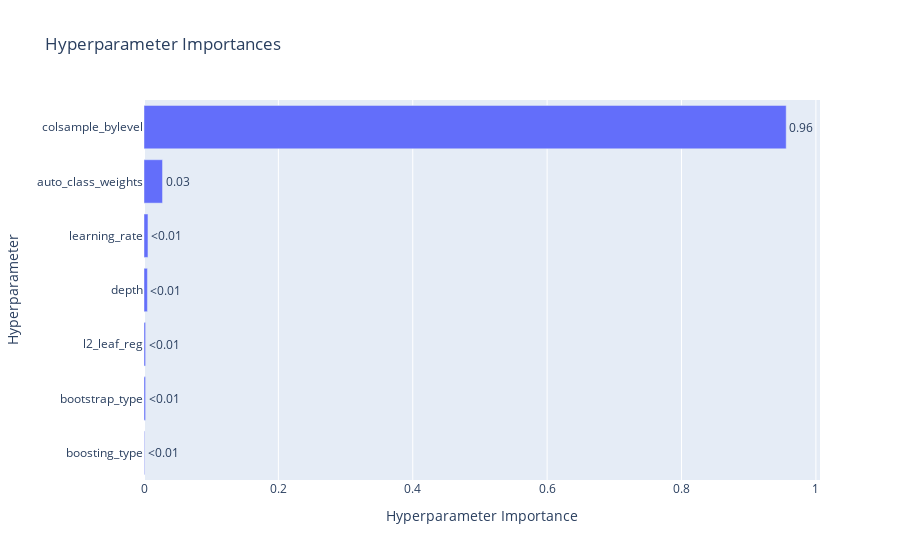

Notebook code cell kept with this figure:
### Code cell
# feature importances
optuna.visualization.plot_param_importances(study)

### Figure 1 — Plotly figure (JSON) as saved in the notebook; plotly's stock layout.template omitted (floating-point values rounded to 4 significant figures)
{"data": [{"cliponaxis": false, "hovertemplate": ["boosting_type (CategoricalDistribution): 0.0008743395398087211<extra></extra>", "bootstrap_type (CategoricalDistribution): 0.0023496274819245744<extra></extra>", "l2_leaf_reg (IntDistribution): 0.0023818270415294014<extra></extra>", "depth (IntDistribution): 0.00508892805738252<extra></extra>", "learning_rate (FloatDistribution): 0.005904128932365649<extra></extra>", "auto_class_weights (CategoricalDistribution): 0.027579557472998888<extra></extra>", "colsample_bylevel (FloatDistribution): 0.9558215914739903<extra></extra>"], "name": "Objective Value", "orientation": "h", "text": ["<0.01", "<0.01", "<0.01", "<0.01", "<0.01", "0.03", "0.96"], "textposition": "outside", "type": "bar", "x": [0.0008743, 0.00235, 0.002382, 0.005089, 0.005904, 0.02758, 0.9558], "y": ["boosting_type", "bootstrap_type", "l2_leaf_reg", "depth", "learning_rate", "auto_class_weights", "colsample_bylevel"]}], "layout": {"title": {"text": "Hyperparameter Importances"}, "xaxis": {"title": {"text": "Hyperparameter Importance"}}, "yaxis": {"title": {"text": "Hyperparameter"}}}}
